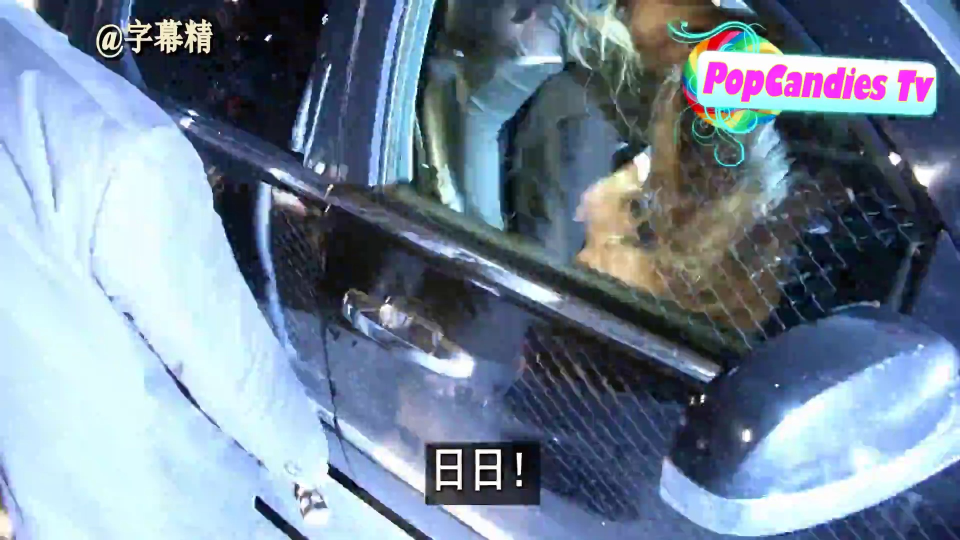
#> input picture 000071.jpg, 1920 x 1080 px, given in place of 000000.jpg, which was not available (shown at 1/2 size)
$ python 111.py
#> lines starting #> are read from the running program, lines starting #| are printed output that depends on the picture; pictures that were not available may be replaced by others from this repository, and a replacement may not be noted
import numpy as numpy
import cv2
import os
import matplotlib.pyplot as plt

# [26 lines of commented-out code are left out]
count2 = 0
framey = []
deltay = []
deltab = []
deltab2 = []
i=0
a = 1
# previous_gray = cv2.cvtColor(cv2.imread('./images/000000.jpg'), cv2.COLOR_BGR2GRAY)
previous_y = numpy.mean(cv2.cvtColor(cv2.imread('./images/000000.jpg'), cv2.COLOR_BGR2GRAY))
#> previous_y = 130.8
previous_blocky = numpy.zeros(1947)
previous_blocky2 = numpy.zeros(1947)
# Open frames in the folder
import glob
from PIL import Image
for frames in glob.glob('./images/*.jpg'):
  img = cv2.imread(frames)
#> img is the input picture: shape (1080, 1920, 3); mean B, G, R 152.2, 133.8, 116.7
  gray_levels = 256
  gray = cv2.cvtColor(img, cv2.COLOR_BGR2GRAY)
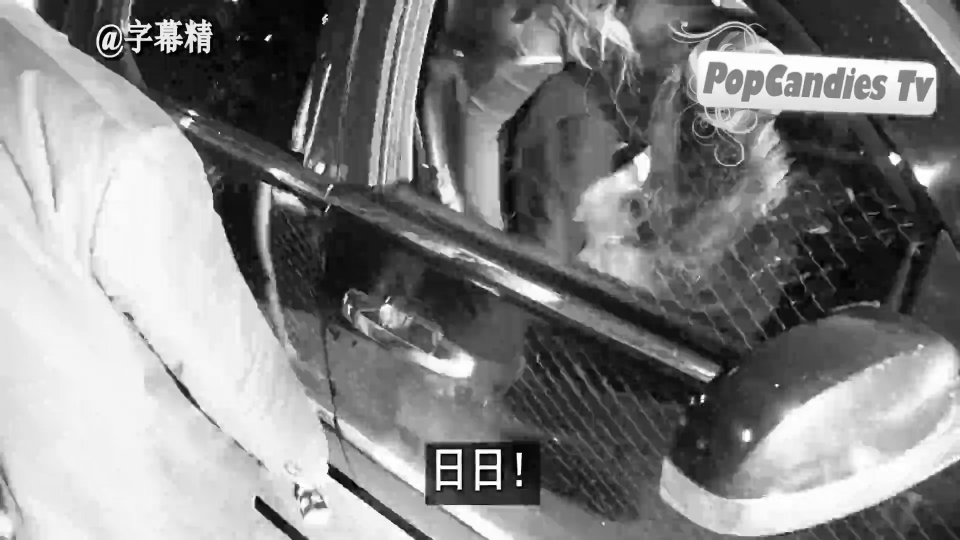
#> gray: shape (1080, 1920) (shown at 1/2 size); min 0, max 255, mean 130.8
#   a = gray/previous_gray
#   previous_gray = gray
  equ = cv2.equalizeHist(gray)
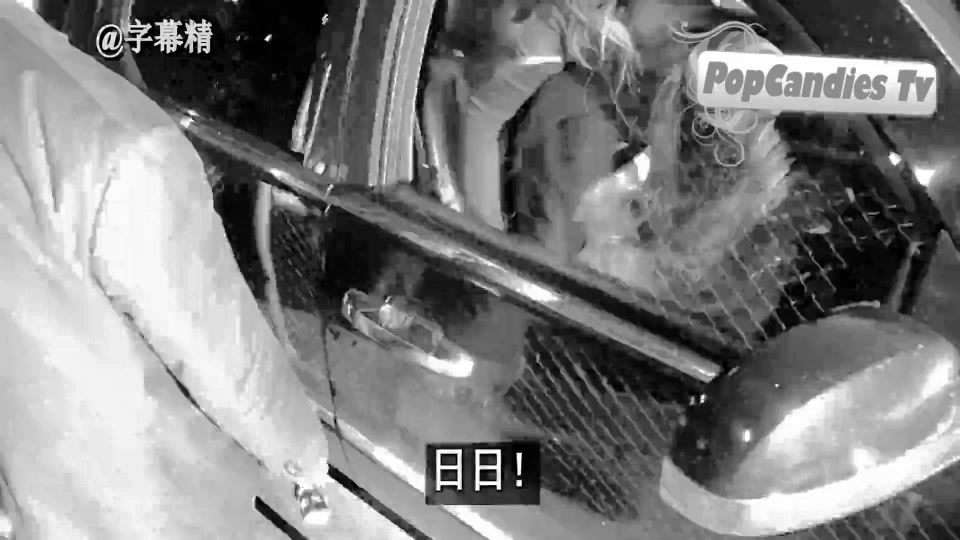
#> equ: shape (1080, 1920) (shown at 1/2 size); min 0, max 255, mean 128.2
  # cv2.imwrite(os.path.join(img_path2,'%.6d.jpg'%count2),equ)
  # count2 += 1
  im = Image.open(frames)
  pix = im.load()
  width = im.size[0]
#> width = 1920
  height = im.size[1]
#> height = 1080

  # Define the window size
  windowsize_r = 32
  windowsize_c = 32
# [9 lines of commented-out code are left out]
  y1 = numpy.mean(gray)
#> y1 = 130.8
  framey.append(y1)
  biiiii = numpy.power(y1-previous_y,2)
#> biiiii = 0
  biiiiii = numpy.sum(biiiii)
#> biiiiii = 0
  deltay.append(biiiiii)
  previous_y = y1
  #print(y1)
  print(i)
  # print(framey)
  # print(deltay)

  blocky = []
  blocky2 = []

  # Each frame is partitioned into blocks
  # for r in range(0,gray.shape[0] - windowsize_r, windowsize_r):
  #   for c in range(0,gray.shape[1] - windowsize_c, windowsize_c):
  #       window = gray[r:r+windowsize_r,c:c+windowsize_c]
  #       hist = numpy.histogram(window,bins=gray_levels)
  #       # The average luminance component of each block
  #       w = numpy.mean(window)
  #       blocky.append (w)

  #       # The blocks are sorted in decreasing order
  #       w1 = numpy.sort(blocky)
  #       #print(window)
  #       #print(blocky)

  # b = numpy.array(w1)-previous_blocky
  # bs = numpy.power(b,2)
  # deltab.append(sum(numpy.power(b,2)))
  # # print(previous_blocky)
  # previous_blocky = numpy.array(w1)
  # # print(previous_blocky)
  # print(deltab)
  # print(b)
  # plt.plot(w1) # plotting by columns
  # plt.show()
  #print(blocky,w1)

  # Each frame is partitioned into blocks
  for r2 in range(0,equ.shape[0] - windowsize_r, windowsize_r):
    for c2 in range(0,equ.shape[1] - windowsize_c, windowsize_c):
        window2 = equ[r2:r2+windowsize_r,c2:c2+windowsize_c]
        hist2 = numpy.histogram(window2,bins=gray_levels)
        # The average luminance component of each block
        w2 = numpy.mean(window2)
        blocky2.append(w2)
        # The blocks are sorted in decreasing order
        w3 = numpy.sort(blocky2)
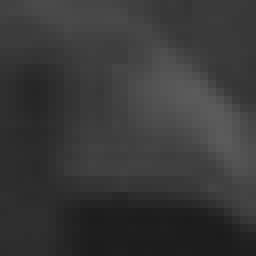
#> window2: shape (32, 32) (shown 8 times larger); min 28, max 91, mean 56.4
#> after the loop, blocky2 = 1947 values, max 252.4 at index 1877, min 0.954 at index 19, mean 127.8
        #print(blocky2)
  b2 = numpy.array(w3)-previous_blocky2
  deltab2.append(sum(numpy.power(b2,2)))
  # print(previous_blocky2)
  previous_blocky2 = numpy.array(w3)
  # print(previous_blocky2)
  # print(deltab2)
  # plt.plot(b2) # plotting by columns
  # plt.show()
  i = i+1
                # [9 lines of commented-out code are left out]

$ run again, on 000072.jpg
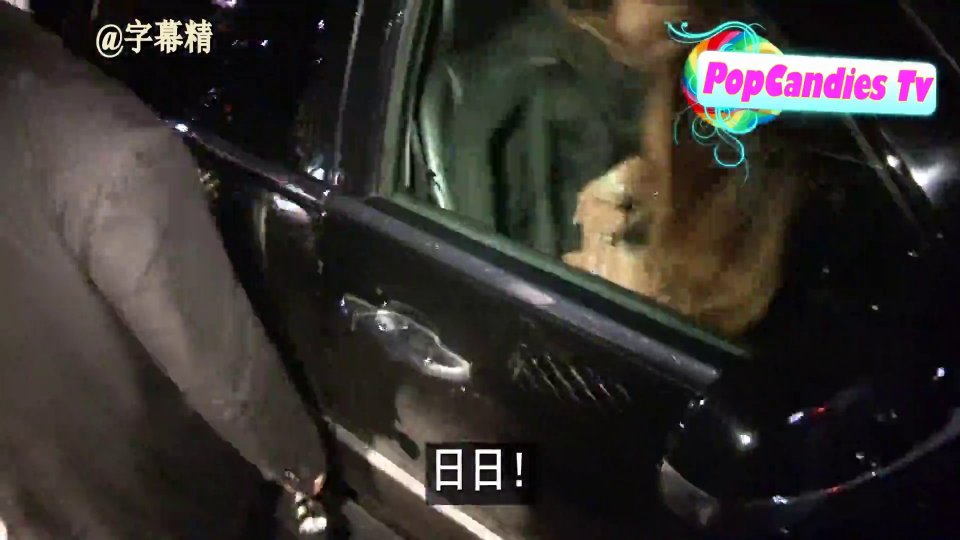
#> input picture 000072.jpg, 1920 x 1080 px, given in place of 000000.jpg, which was not available (shown at 1/2 size)
#> previous_y = 50.44
#> img is the input picture: shape (1080, 1920, 3); mean B, G, R 45.9, 49.7, 53.6
#> `equ = cv2.equalizeHist(gray)`:
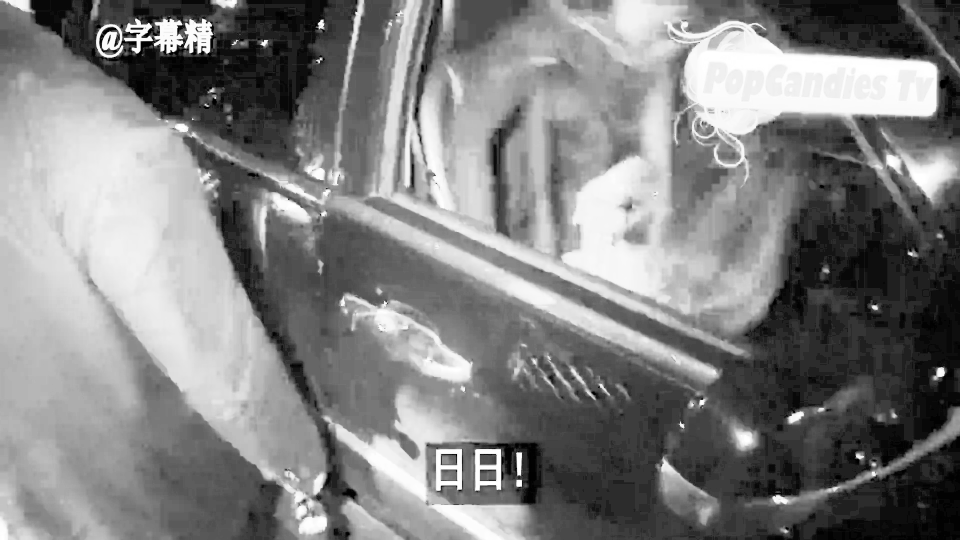
#> equ: shape (1080, 1920) (shown at 1/2 size); min 0, max 255, mean 129.3
#> biiiii = 0
#> after the loop `for r2 in range(0,equ.shape[0] - windowsize_r, windowsize_r):`:
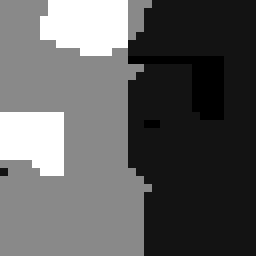
#> window2: shape (32, 32) (shown 8 times larger); min 1, max 14, mean 5.87; drawn with min black and max white
#> after the loop `for r2 in range(0,equ.shape[0] - windowsize_r, windowsize_r):`: blocky2 = 1947 values, max 252.4 at index 291, min 5.87 at index 1946, mean 131.4
